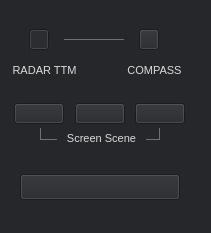
         <widget class="QWidget" name="widget_5" native="true">
          <property name="geometry">
           <rect>
            <x>625</x>
            <y>0</y>
            <width>211</width>
            <height>233</height>
           </rect>
          </property>
          <property name="minimumSize">
           <size>
            <width>211</width>
            <height>233</height>
           </size>
          </property>
          <property name="maximumSize">
           <size>
            <width>211</width>
            <height>233</height>
           </size>
          </property>
          <property name="styleSheet">
           <string notr="true">background-color: rgb(38, 39, 43);</string>
          </property>
          <widget class="QWidget" name="widget_15" native="true">
           <property name="geometry">
            <rect>
             <x>0</x>
             <y>93</y>
             <width>211</width>
             <height>35</height>
            </rect>
           </property>
           <property name="minimumSize">
            <size>
             <width>211</width>
             <height>35</height>
            </size>
           </property>
           <property name="maximumSize">
            <size>
             <width>211</width>
             <height>35</height>
            </size>
           </property>
           <property name="styleSheet">
            <string notr="true"/>
           </property>
           <widget class="QPushButton" name="dark">
            <property name="geometry">
             <rect>
              <x>14</x>
              <y>10</y>
              <width>50</width>
              <height>21</height>
             </rect>
            </property>
            <property name="minimumSize">
             <size>
              <width>50</width>
              <height>21</height>
             </size>
            </property>
            <property name="maximumSize">
             <size>
              <width>50</width>
              <height>21</height>
             </size>
            </property>
            <property name="toolTip">
             <string notr="true"/>
            </property>
            <property name="styleSheet">
             <string notr="true"/>
            </property>
            <property name="text">
             <string/>
            </property>
            <property name="checkable">
             <bool>true</bool>
            </property>
            <property name="autoExclusive">
             <bool>true</bool>
            </property>
           </widget>
           <widget class="QPushButton" name="normal">
            <property name="geometry">
             <rect>
              <x>75</x>
              <y>10</y>
              <width>50</width>
              <height>21</height>
             </rect>
            </property>
            <property name="minimumSize">
             <size>
              <width>50</width>
              <height>21</height>
             </size>
            </property>
            <property name="maximumSize">
             <size>
              <width>50</width>
              <height>21</height>
             </size>
            </property>
            <property name="toolTip">
             <string notr="true"/>
            </property>
            <property name="text">
             <string/>
            </property>
            <property name="checkable">
             <bool>true</bool>
            </property>
            <property name="autoExclusive">
             <bool>true</bool>
            </property>
           </widget>
           <widget class="QPushButton" name="light">
            <property name="geometry">
             <rect>
              <x>135</x>
              <y>10</y>
              <width>50</width>
              <height>21</height>
             </rect>
            </property>
            <property name="minimumSize">
             <size>
              <width>50</width>
              <height>21</height>
             </size>
            </property>
            <property name="maximumSize">
             <size>
              <width>50</width>
              <height>21</height>
             </size>
            </property>
            <property name="toolTip">
             <string notr="true"/>
            </property>
            <property name="text">
             <string/>
            </property>
            <property name="checkable">
             <bool>true</bool>
            </property>
            <property name="autoExclusive">
             <bool>true</bool>
            </property>
           </widget>
          </widget>
          <widget class="QPushButton" name="option">
           <property name="geometry">
            <rect>
             <x>20</x>
             <y>174</y>
             <width>160</width>
             <height>26</height>
            </rect>
           </property>
           <property name="minimumSize">
            <size>
             <width>160</width>
             <height>26</height>
            </size>
           </property>
           <property name="maximumSize">
            <size>
             <width>160</width>
             <height>26</height>
            </size>
           </property>
           <property name="toolTip">
            <string notr="true"/>
           </property>
           <property name="text">
            <string/>
           </property>
          </widget>
          <widget class="QWidget" name="widget_16" native="true">
           <property name="geometry">
            <rect>
             <x>40</x>
             <y>110</y>
             <width>120</width>
             <height>30</height>
            </rect>
           </property>
           <property name="minimumSize">
            <size>
             <width>120</width>
             <height>30</height>
            </size>
           </property>
           <property name="maximumSize">
            <size>
             <width>120</width>
             <height>30</height>
            </size>
           </property>
           <property name="styleSheet">
            <string notr="true">border:1px solid  ;
border-bottom-color:rgb(111, 113, 110);
border-left-color: rgb(111, 113, 110);
border-right-color: rgb(111, 113, 110);

background-color:</string>
           </property>
          </widget>
          <widget class="QLabel" name="label_9">
           <property name="geometry">
            <rect>
             <x>57</x>
             <y>128</y>
             <width>89</width>
             <height>20</height>
            </rect>
           </property>
           <property name="minimumSize">
            <size>
             <width>89</width>
             <height>0</height>
            </size>
           </property>
           <property name="maximumSize">
            <size>
             <width>89</width>
             <height>20</height>
            </size>
           </property>
           <property name="styleSheet">
            <string notr="true">color: rgb(220, 220, 220);
font:  8pt ;</string>
           </property>
           <property name="text">
            <string>Screen Scene</string>
           </property>
           <property name="alignment">
            <set>Qt::AlignCenter</set>
           </property>
          </widget>
          <widget class="QLabel" name="label_18">
           <property name="geometry">
            <rect>
             <x>0</x>
             <y>60</y>
             <width>89</width>
             <height>20</height>
            </rect>
           </property>
           <property name="minimumSize">
            <size>
             <width>89</width>
             <height>0</height>
            </size>
           </property>
           <property name="maximumSize">
            <size>
             <width>89</width>
             <height>20</height>
            </size>
           </property>
           <property name="styleSheet">
            <string notr="true">color: rgb(220, 220, 220);
font:  8pt ;</string>
           </property>
           <property name="text">
            <string>RADAR TTM</string>
           </property>
           <property name="alignment">
            <set>Qt::AlignCenter</set>
           </property>
          </widget>
          <widget class="QLabel" name="label_19">
           <property name="geometry">
            <rect>
             <x>110</x>
             <y>60</y>
             <width>89</width>
             <height>20</height>
            </rect>
           </property>
           <property name="minimumSize">
            <size>
             <width>89</width>
             <height>0</height>
            </size>
           </property>
           <property name="maximumSize">
            <size>
             <width>89</width>
             <height>20</height>
            </size>
           </property>
           <property name="styleSheet">
            <string notr="true">color: rgb(220, 220, 220);
font:  8pt ;</string>
           </property>
           <property name="text">
            <string>COMPASS</string>
           </property>
           <property name="alignment">
            <set>Qt::AlignCenter</set>
           </property>
          </widget>
          <widget class="QWidget" name="widget_21" native="true">
           <property name="geometry">
            <rect>
             <x>20</x>
             <y>20</y>
             <width>151</width>
             <height>39</height>
            </rect>
           </property>
           <layout class="QHBoxLayout" name="horizontalLayout_6">
            <item>
             <widget class="QPushButton" name="RADAR_TTM">
              <property name="minimumSize">
               <size>
                <width>20</width>
                <height>21</height>
               </size>
              </property>
              <property name="maximumSize">
               <size>
                <width>20</width>
                <height>21</height>
               </size>
              </property>
              <property name="toolTip">
               <string notr="true"/>
              </property>
              <property name="styleSheet">
               <string notr="true"/>
              </property>
              <property name="text">
               <string/>
              </property>
              <property name="checkable">
               <bool>true</bool>
              </property>
              <property name="checked">
               <bool>true</bool>
              </property>
              <property name="autoExclusive">
               <bool>true</bool>
              </property>
             </widget>
            </item>
            <item>
             <widget class="QWidget" name="widget_19" native="true">
              <property name="minimumSize">
               <size>
                <width>60</width>
                <height>1</height>
               </size>
              </property>
              <property name="maximumSize">
               <size>
                <width>60</width>
                <height>1</height>
               </size>
              </property>
              <property name="styleSheet">
               <string notr="true">border:1px solid  ;
border-bottom-color:rgb(111, 113, 110);
border-top-color:rgb(111, 113, 110);
border-left-color: rgb(111, 113, 110);
border-right-color: rgb(111, 113, 110);
background-color:</string>
              </property>
             </widget>
            </item>
            <item>
             <widget class="QPushButton" name="COMPASS">
              <property name="minimumSize">
               <size>
                <width>20</width>
                <height>21</height>
               </size>
              </property>
              <property name="maximumSize">
               <size>
                <width>20</width>
                <height>21</height>
               </size>
              </property>
              <property name="toolTip">
               <string notr="true"/>
              </property>
              <property name="text">
               <string/>
              </property>
              <property name="checkable">
               <bool>true</bool>
              </property>
              <property name="autoExclusive">
               <bool>true</bool>
              </property>
             </widget>
            </item>
           </layout>
          </widget>
          <zorder>widget_16</zorder>
          <zorder>widget_15</zorder>
          <zorder>option</zorder>
          <zorder>label_9</zorder>
          <zorder>label_18</zorder>
          <zorder>label_19</zorder>
          <zorder>widget_21</zorder>
         </widget>
